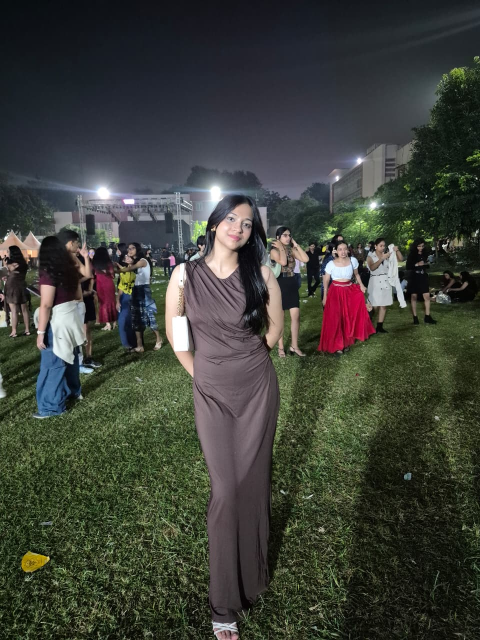
#> input picture web/_uploads/crowd/290696a5_WhatsApp Image 2026-11-25 at 01.00.00.jpeg, 960 x 1280 px (shown at 1/2 size); its folder holds only this picture in this run
$ python -i stage2_shqs.py   (imports and definitions only)
#> lines starting #> are read from the running program, lines starting #| are printed output that depends on the picture
"""
STAGE 2 — SHQS: Score each cropped face and classify as NO / SOFT / STRONG.

This is the SHQS scoring engine (OpenCV + NumPy only, no model downloads).

SHQS = 100 * S * R * F * N * C * L   (fuzzy memberships multiplied, no weights)
  S = sharpness (blur + low-res, noise-compensated, relative to face contrast)
  R = resolution (native pixel size of the crop)
  F = fidelity  (Haar cascade face check)
  N = noise     (Immerkaer estimate)
  C = contrast  (percentile range)
  L = illumination (distance of mean brightness from mid-grey)

Thresholds:
  NO      SHQS >= SOFT_THR      (good quality, no enhancement)
  SOFT    STRONG_THR <= SHQS < SOFT_THR   (medium, CLAHE)
  STRONG  SHQS < STRONG_THR    (bad, CodeFormer)
"""

import math
import warnings

import cv2
import numpy as np

# [1 line not run here, left out]

# ---- thresholds ----
SOFT_THR   = 50.0
STRONG_THR = 10.0

# ---- membership ramps: (bad, good) ----
RAMPS = {
    "sharp_rel": (0.05, 0.22),
    "sharp_abs": (0.5, 3.0),
    "res":       (10.0, 48.0),
    "noise":     (20.0, 5.0),
    "contrast":  (0.10, 0.35),
    "illum":     (0.48, 0.30),
}
NO_FACE_F = 0.05

VERSION      = "v5 (S*R*F*N*C*L, native-size factor)"
IMAGE_EXTS   = {".jpg", ".jpeg", ".png", ".bmp", ".tif", ".tiff", ".webp"}
FACE_INTERIOR = 0.45
BAND_SIGMAS   = (1.5, 3.5)
_BAND_GAIN    = []
_CASCADES     = None


def ramp(x, key):
    bad, good = RAMPS[key]
    return float(np.clip((x - bad) / (good - bad), 0.0, 1.0))


# ---- measurements ----
def _central(g, f):
    n = g.shape[0]
    m = int(n * (1 - f) / 2)
    return g[m:n - m, m:n - m]


def _band(g):
    return cv2.GaussianBlur(g, (0, 0), BAND_SIGMAS[0]) - cv2.GaussianBlur(g, (0, 0), BAND_SIGMAS[1])


def _immerkaer(g):
    k = np.array([[1, -2, 1], [-2, 4, -2], [1, -2, 1]], np.float32)
    h, w = g.shape
    return math.sqrt(math.pi / 2) / (6 * (w - 2) * (h - 2)) * float(np.abs(cv2.filter2D(g, -1, k)).sum())


def measure(bgr):
    """Raw measurements of one face crop."""
    g = cv2.cvtColor(bgr, cv2.COLOR_BGR2GRAY).astype(np.float32)
    interp = cv2.INTER_AREA if min(g.shape) >= 128 else cv2.INTER_CUBIC
    g = cv2.resize(g, (128, 128), interpolation=interp)

    noise = _immerkaer(g)
    if not _BAND_GAIN:
        wn = np.random.RandomState(0).normal(0, 1, (256, 256)).astype(np.float32)
        _BAND_GAIN.append(float(_central(_band(wn), 0.6).std()))
    e = float(_central(_band(g), FACE_INTERIOR).std())
    sharp = math.sqrt(max(e * e - (_BAND_GAIN[0] * noise) ** 2, 0.0))
    sharp_rel = sharp / (float(_central(g, FACE_INTERIOR).std()) + 1e-6)

    sm = cv2.GaussianBlur(g, (0, 0), 1.5)
    p2, p98 = np.percentile(sm, [2, 98])
    clipped = float(((sm <= 5) | (sm >= 250)).mean())
    contrast = ((p98 - p2) / 255.0) * (1 - clipped)
    illum = abs(float(g.mean()) / 255.0 - 0.5)
    return {"sharp": sharp, "sharp_rel": sharp_rel, "noise": noise,
            "contrast": contrast, "illum": illum}


def face_found(bgr):
    """Fidelity check with OpenCV's bundled Haar cascades (frontal + profile)."""
    global _CASCADES
    if _CASCADES is None:
        try:
            names = ["haarcascade_frontalface_default.xml", "haarcascade_profileface.xml"]
            _CASCADES = [cv2.CascadeClassifier(cv2.data.haarcascades + n) for n in names]
            if any(c.empty() for c in _CASCADES):
                raise RuntimeError
        except Exception:
            print("WARNING: Haar cascade files not found — face check skipped (F = 1).")
            _CASCADES = []
    if not _CASCADES:
        return None
    g = cv2.cvtColor(bgr, cv2.COLOR_BGR2GRAY)
    s = 160.0 / max(g.shape)
    g = cv2.resize(g, None, fx=s, fy=s, interpolation=cv2.INTER_AREA if s < 1 else cv2.INTER_LINEAR)
    p = int(0.3 * max(g.shape))
    g = cv2.equalizeHist(cv2.copyMakeBorder(g, p, p, p, p, cv2.BORDER_REFLECT))
    front, prof = _CASCADES
    return (len(front.detectMultiScale(g, 1.1, 3, minSize=(40, 40))) > 0
            or len(prof.detectMultiScale(g, 1.1, 3, minSize=(40, 40))) > 0
            or len(prof.detectMultiScale(cv2.flip(g, 1), 1.1, 3, minSize=(40, 40))) > 0)


# ---- score ----
def shqs_score(bgr):
    """Return (score_0_to_100, factor_dict, face_found_bool, raw_measurements)."""
    m = measure(bgr)
    found = face_found(bgr)
    mu = {
        "S": min(ramp(m["sharp_rel"], "sharp_rel"), ramp(m["sharp"], "sharp_abs")),
        "R": ramp(float(min(bgr.shape[:2])), "res"),
        "F": 1.0 if found is None else (1.0 if found else NO_FACE_F),
        "N": ramp(m["noise"], "noise"),
        "C": ramp(m["contrast"], "contrast"),
        "L": ramp(m["illum"], "illum"),
    }
    q = 100.0 * float(np.prod(list(mu.values())))
    return q, mu, found, m


def level_of(q):
    """Classify a SHQS score into NO / SOFT / STRONG."""
    if q >= SOFT_THR:
        return "NO"
    return "STRONG" if q < STRONG_THR else "SOFT"

>>> import cv2
>>> picture = cv2.imread('../web/_uploads/crowd/290696a5_WhatsApp Image 2026-11-25 at 01.00.00.jpeg')
#> picture is the input picture: shape (1280, 960, 3); mean B, G, R 57, 64.6, 61.8
>>> result = shqs_score(picture)
#> in measure, `g = cv2.resize(g, (128, 128), interpolation=interp)`:
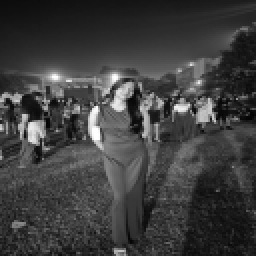
#> g: shape (128, 128) float32 (shown 2 times larger); min 4.76, max 255, mean 62.9
#> in measure, `noise = _immerkaer(g)`: noise = 5.97
#> in _band (call 2), `return cv2.GaussianBlur(g, (0, 0), BAND_SIGMAS[0]) - cv2.GaussianBlur(..`:
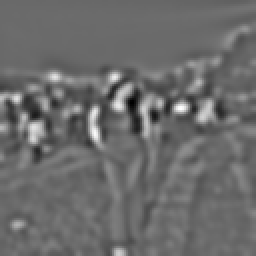
#> returned value: shape (128, 128) float32 (shown 2 times larger); min -54.49, max 74.57, mean 0; drawn with min black and max white
#> call 2 of _central, with f = 0.45
#> in _central (call 2), `n = g.shape[0]`: n = 128
#> in _central (call 2), `m = int(n * (1 - f) / 2)`: m = 35
#> in _central (call 2), `return g[m:n - m, m:n - m]`:
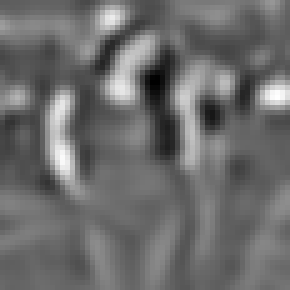
#> returned value: shape (58, 58) float32 (shown 5 times larger); min -54.49, max 74.57, mean 0.5; drawn with min black and max white
#> in measure, `e = float(_central(_band(g), FACE_INTERIOR).std())`: e = 16.65
#> in measure, `sharp = math.sqrt(max(e * e - (_BAND_GAIN[0] * noise) ** 2, 0.0))`: sharp = 16.63
#> call 3 of _central, with f = 0.45
#> in _central (call 3), `return g[m:n - m, m:n - m]`:
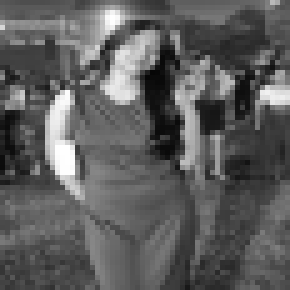
#> returned value: shape (58, 58) float32 (shown 5 times larger); min 6.14, max 255, mean 93.8
#> in measure, `sharp_rel = sharp / (float(_central(g, FACE_INTERIOR).std()) + 1e-6)`: sharp_rel = 0.369
#> in measure, `sm = cv2.GaussianBlur(g, (0, 0), 1.5)`:
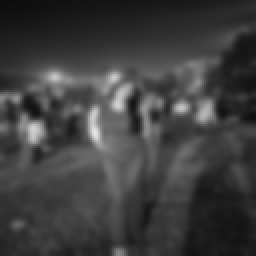
#> sm: shape (128, 128) float32 (shown 2 times larger); min 13.27, max 231.9, mean 62.9
#> in measure, `p2, p98 = np.percentile(sm, [2, 98])`: p2 = 20.27; p98 = 150.8
#> in measure, `clipped = float(((sm <= 5) | (sm >= 250)).mean())`: clipped = 0
#> in measure, `contrast = ((p98 - p2) / 255.0) * (1 - clipped)`: contrast = 0.512
#> in measure, `illum = abs(float(g.mean()) / 255.0 - 0.5)`: illum = 0.253
#> in shqs_score, `m = measure(bgr)`: m = {'sharp': 16.63, 'sharp_rel': 0.369, 'noise': 5.97, 'contrast': 0.512, 'illum': 0.253}
#> in face_found, `g = cv2.resize(g, None, fx=s, fy=s, interpolation=cv2.INTER_AREA if s ..`:
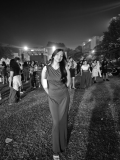
#> g: shape (160, 120); min 4, max 255, mean 62.9
#> in face_found, `g = cv2.equalizeHist(cv2.copyMakeBorder(g, p, p, p, p, cv2.BORDER_REFL..`:
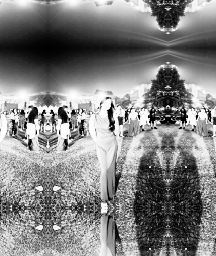
#> g: shape (256, 216); min 0, max 255, mean 128.9
#> in shqs_score, `found = face_found(bgr)`: found = False
#> in shqs_score, `mu = { "S": min(ramp(m["sharp_rel"], "sharp_rel"), ramp(m["sharp"], "s..`: mu = {'S': 1, 'R': 1, 'F': 0.05, 'N': 0.935, 'C': 1, 'L': 1}
#> in shqs_score, `q = 100.0 * float(np.prod(list(mu.values())))`: q = 4.68
